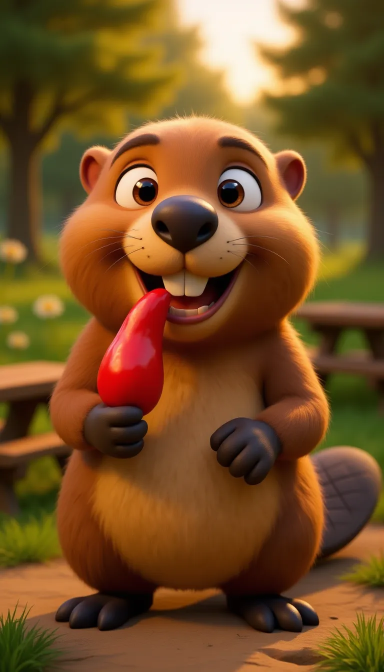
#> input picture animals/src/shot1.png, 768 x 1344 px (shown at 1/2 size); its folder holds 4 pictures in this run
$ python make_chili.py
#> lines starting #> are read from the running program, lines starting #| are printed output that depends on the picture
"""
«مقلب الفلفل» (Chili prank): 25 s vertical short built from 6 still images (Pixar-style 3D frames) with code-made animation:
camera moves, squash/stretch, chewing warp, red face flush, procedural fire / steam / sparkles, whip cuts + a synthesized soundtrack.
usage: python3 make_chili.py OUT.mp4 [--silent-test]       (needs: numpy, opencv-python-headless, ffmpeg)
Images: animals/src/shot1.png shot2..shot6.jpg (same folder as this script).
"""
import math, os, subprocess, sys, wave
import cv2, numpy as np

HERE = os.path.dirname(os.path.abspath(__file__))
W, H, FPS = 1080, 1920, 30
SR = 44100
OUT = sys.argv[1] if len(sys.argv) > 1 else "chili.mp4"
rng = np.random.default_rng(5)

def load(n):
#> called with n = 1
    for e in ("png", "jpg"):
        p = f"{HERE}/src/shot{n}.{e}"
        if os.path.exists(p): return cv2.imread(p)
#> returned value is the input picture: shape (1344, 768, 3); mean B, G, R 37.7, 80.1, 118
IM = {i: load(i) for i in range(1, 7)}
#> call 2 of load, with n = 2
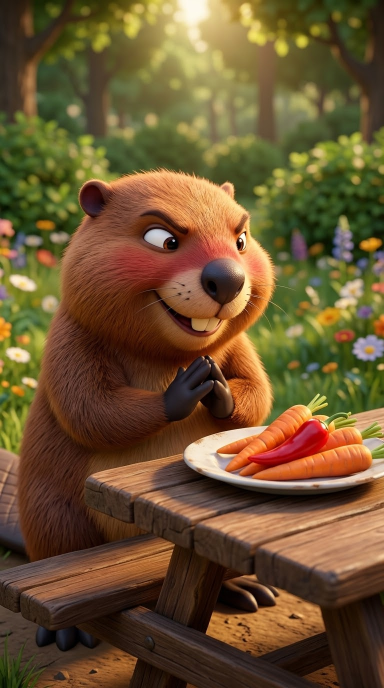
#> input picture animals/src/shot2.jpg, 768 x 1376 px, given in place of shot2.png, which was not available (shown at 1/2 size)
#> in load, returned value is the input picture: shape (1376, 768, 3); mean B, G, R 48.6, 84, 108.3
#> call 3 of load, with n = 3
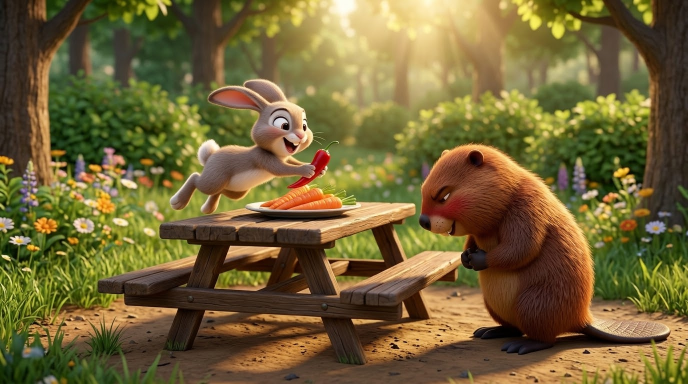
#> input picture animals/src/shot3.jpg, 1376 x 768 px, given in place of shot3.png, which was not available (shown at 1/2 size)
#> in load, returned value is the input picture: shape (768, 1376, 3); mean B, G, R 54.4, 100.3, 115.4
#> call 4 of load, with n = 4
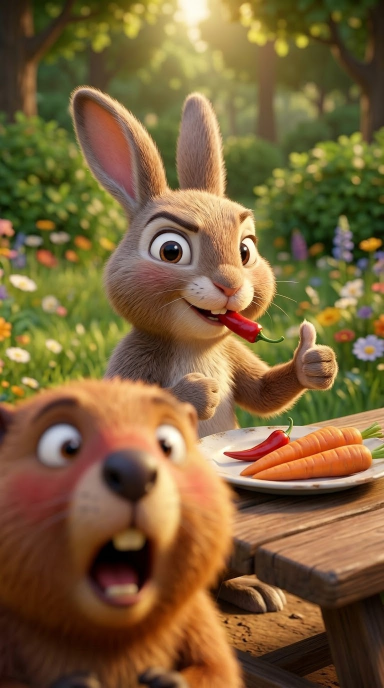
#> input picture animals/src/shot4.jpg, 768 x 1376 px, given in place of shot4.png, which was not available (shown at 1/2 size)
#> in load, returned value is the input picture: shape (1376, 768, 3); mean B, G, R 58.3, 98.6, 124.3

ease = lambda x: x * x * (3 - 2 * x) if 0 <= x <= 1 else (0.0 if x < 0 else 1.0)
lerp = lambda a, b, t: a + (b - a) * t
clamp01 = lambda x: max(0.0, min(1.0, x))
def seg(t, a, b): return clamp01((t - a) / (b - a))

# ------------------------------------------------------------------ shot timeline (seconds)
CUTS = [0, 4.0, 9.0, 13.0, 17.0, 21.0, 25.0]
DUR = CUTS[-1]

# ------------------------------------------------------------------ camera
class Cam:
    # [7 lines left out: function __init__, not called in this run]
    def pt(s, x, y): return (s.M[0, 0] * x + s.M[0, 1] * y + s.M[0, 2], s.M[1, 0] * x + s.M[1, 1] * y + s.M[1, 2])
    def render(s, im): return cv2.warpAffine(im, s.M, (W, H), flags=cv2.INTER_CUBIC, borderMode=cv2.BORDER_REFLECT)

def shake(t, amp, f=22):
    return (amp * math.sin(t * f * 2.1) * math.cos(t * f * 0.7), amp * 0.8 * math.cos(t * f * 1.7))

# ------------------------------------------------------------------ source-space effects
# [26 lines left out: functions flush, chew, squash, not called in this run]

# ------------------------------------------------------------------ screen-space particles
class Particles:
    def __init__(s, kind): s.kind, s.p = kind, []
    def emit(s, x, y, n, t, spread=40, up=520, size=34, life=0.7, vx=0):
        for _ in range(n):
            s.p.append(dict(x=x + rng.normal(0, spread * 0.25), y=y, vx=vx + rng.normal(0, spread), vy=-up * rng.uniform(0.6, 1.2), t0=t, life=life * rng.uniform(0.7, 1.3), r=size * rng.uniform(0.7, 1.3)))
    # [33 lines left out: functions draw, sparkle, not called in this run]

# ------------------------------------------------------------------ the 6 shots: (image, camera, effects) per local time
FIRE, STEAM = Particles("fire"), Particles("steam")
# [62 lines left out: functions shot, grade, not called in this run]

# ------------------------------------------------------------------ audio
def audio():
    N = int(DUR * SR); mix = np.zeros(N, np.float32); music = np.zeros(N, np.float32)
    def add(buf, x, t0, g=1.0):
        i = int(t0 * SR); x = x[: max(0, len(buf) - i)]; buf[i:i + len(x)] += x * g
    T = lambda d: np.arange(int(d * SR)) / SR
    # [4 lines left out: function lp, not called in this run]
    def hp(x, fc): return x - lp(x, fc)
    def wavload(n):
#> (the run stopped early here; a loop or call above may not have finished)
